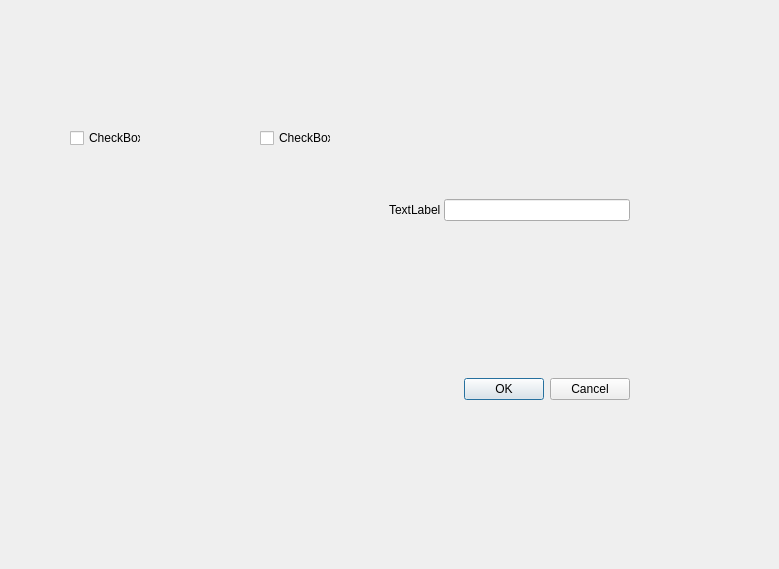
<?xml version="1.0" encoding="UTF-8"?>
<ui version="4.0">
 <class>PeopleManage</class>
 <widget class="QWidget" name="PeopleManage">
  <property name="geometry">
   <rect>
    <x>0</x>
    <y>0</y>
    <width>779</width>
    <height>569</height>
   </rect>
  </property>
  <property name="windowTitle">
   <string>Form</string>
  </property>
  <widget class="QCheckBox" name="checkBox">
   <property name="geometry">
    <rect>
     <x>70</x>
     <y>130</y>
     <width>71</width>
     <height>16</height>
    </rect>
   </property>
   <property name="text">
    <string>CheckBox</string>
   </property>
  </widget>
  <widget class="QCheckBox" name="checkBox_2">
   <property name="geometry">
    <rect>
     <x>260</x>
     <y>130</y>
     <width>71</width>
     <height>16</height>
    </rect>
   </property>
   <property name="text">
    <string>CheckBox</string>
   </property>
  </widget>
  <widget class="QWidget" name="verticalLayoutWidget">
   <property name="geometry">
    <rect>
     <x>389</x>
     <y>199</y>
     <width>241</width>
     <height>201</height>
    </rect>
   </property>
   <layout class="QVBoxLayout" name="verticalLayout" stretch="3,1">
    <property name="spacing">
     <number>3</number>
    </property>
    <item>
     <layout class="QFormLayout" name="formLayout">
      <item row="0" column="0">
       <widget class="QLabel" name="label">
        <property name="text">
         <string>TextLabel</string>
        </property>
       </widget>
      </item>
      <item row="0" column="1">
       <widget class="QLineEdit" name="lineEdit"/>
      </item>
     </layout>
    </item>
    <item>
     <widget class="QDialogButtonBox" name="buttonBox">
      <property name="standardButtons">
       <set>QDialogButtonBox::Cancel|QDialogButtonBox::Ok</set>
      </property>
     </widget>
    </item>
   </layout>
  </widget>
 </widget>
 <resources/>
 <connections/>
</ui>
